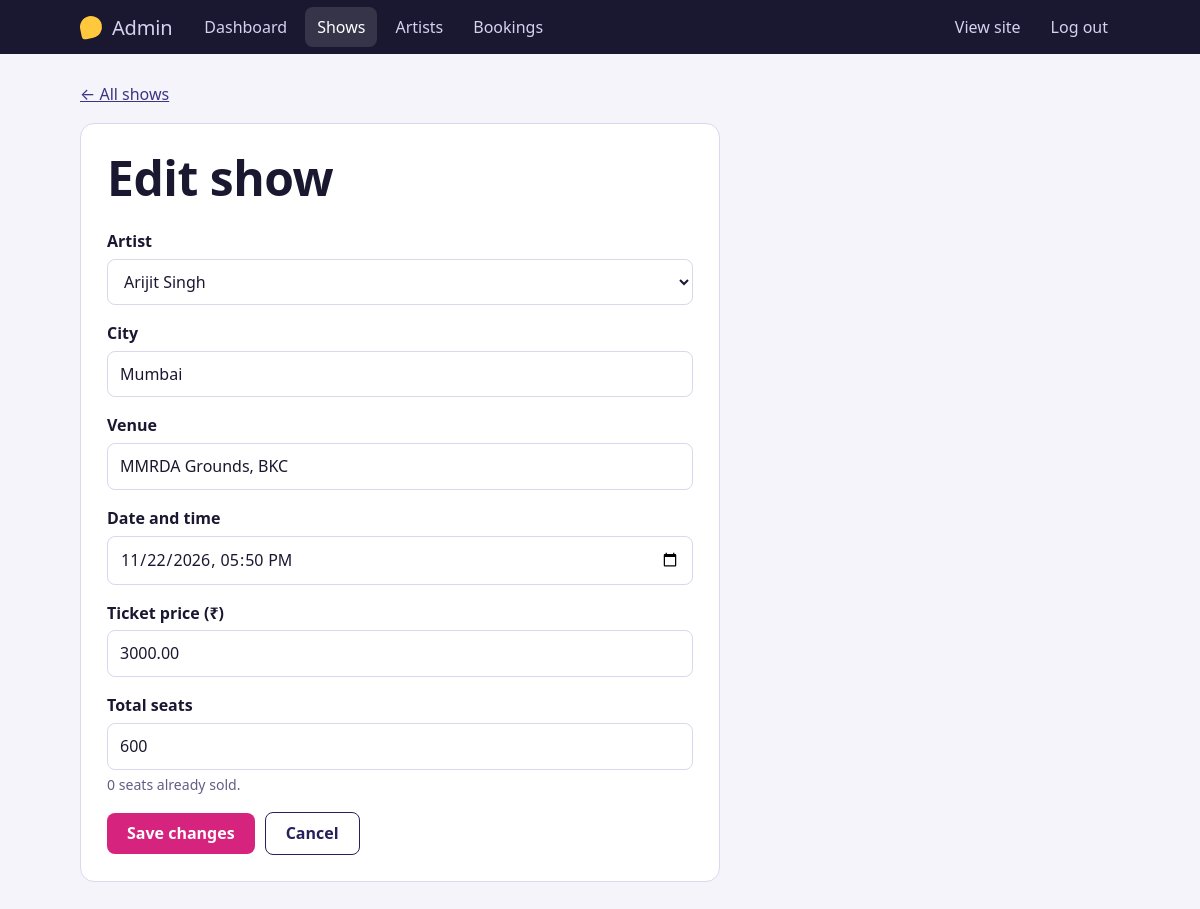
The app's page /admin/show_form.php?id=2 (signed in) with its own data.
### tables this page shows
CREATE TABLE shows (
  id          INT UNSIGNED AUTO_INCREMENT PRIMARY KEY,
  artist_id   INT UNSIGNED NOT NULL,
  city        VARCHAR(80)  NOT NULL,
  venue       VARCHAR(150) NOT NULL,
  show_date   DATETIME     NOT NULL,
  price       DECIMAL(10,2) NOT NULL,
  total_seats INT UNSIGNED NOT NULL,
  created_at  TIMESTAMP NOT NULL DEFAULT CURRENT_TIMESTAMP,
  INDEX idx_city (city),
  INDEX idx_date (show_date),
  CONSTRAINT fk_show_artist FOREIGN KEY (artist_id) REFERENCES artists(id) ON DELETE CASCADE
);

CREATE TABLE artists (
  id         INT UNSIGNED AUTO_INCREMENT PRIMARY KEY,
  name       VARCHAR(120) NOT NULL,
  genre      VARCHAR(60)  NOT NULL DEFAULT '',
  bio        TEXT NULL,
  created_at TIMESTAMP NOT NULL DEFAULT CURRENT_TIMESTAMP
);

### includes/functions.php (called while the page is built, shortened)
<?php
require_once __DIR__ . '/db.php';
function e($v): string { return htmlspecialchars((string)$v, ENT_QUOTES, 'UTF-8'); }
function url(string $path = ''): string { return BASE_URL . '/' . ltrim($path, '/'); }
function flashes(): array { $f = $_SESSION['flash'] ?? []; unset($_SESSION['flash']); return $f; }
function seats_sold(array $show): int { return (int)$show['total_seats'] - (int)$show['seats_remaining']; }

### includes/db.php (called while the page is built, shortened)
<?php
try {
    $db = new mysqli(DB_HOST, DB_USER, DB_PASS, DB_NAME, DB_PORT);
    $db->set_charset('utf8mb4');
} catch (mysqli_sql_exception $e) {
    http_response_code(500);
    die('<h2>Database connection failed</h2><p>Make sure MySQL is running in the XAMPP Control Panel, '
      . 'the database <code>' . htmlspecialchars(DB_NAME) . '</code> has been imported '
      . '(database/concert_ticket_db.sql), and the settings in <code>config/config.php</code> are correct.</p>');
}
function db_all(string $sql, string $types = '', array $params = []): array {
    global $db;
    $st = $db->prepare($sql);
    if ($types !== '') $st->bind_param($types, ...$params);
    $st->execute();
    $res = $st->get_result();
    $rows = $res ? $res->fetch_all(MYSQLI_ASSOC) : [];
    return $rows;
}
function db_one(string $sql, string $types = '', array $params = []): ?array {
    $rows = db_all($sql, $types, $params);
    return $rows[0] ?? null;
}

### admin/show_form.php (the view, shortened to what this page needs)
<?php
require_once __DIR__ . '/../includes/functions.php';
$id = (int)($_GET['id'] ?? $_POST['id'] ?? 0);
$editing = $id > 0;
$show = $editing ? db_one(SHOW_SELECT . 'WHERE s.id = ?', 'i', [$id]) : null;
$artists = db_all('SELECT id, name FROM artists ORDER BY name');
require __DIR__ . '/../includes/admin_header.php';
?>
<p><a href="<?= e(url('admin/shows.php')) ?>">&larr; All shows</a></p>
<div class="form-card wide">
  <h1><?= $editing ? 'Edit show' : 'Add a show' ?></h1>
  <form method="post">
    <div class="field"><label for="artist_id">Artist</label>
      <select id="artist_id" name="artist_id" required>
        <?php foreach ($artists as $a): ?><option value="<?= (int)$a['id'] ?>" <?= (string)$a['id'] === (string)$f['artist_id'] ? 'selected' : '' ?>><?= e($a['name']) ?></option><?php endforeach; ?>
      </select></div>
    <div class="field"><label for="city">City</label><input type="text" id="city" name="city" value="<?= e($f['city']) ?>" required maxlength="80"></div>
    <div class="field"><label for="venue">Venue</label><input type="text" id="venue" name="venue" value="<?= e($f['venue']) ?>" required maxlength="150"></div>
    <div class="field"><label for="show_date">Date and time</label><input type="datetime-local" id="show_date" name="show_date" value="<?= e($f['show_date']) ?>" required></div>
    <div class="field"><label for="price">Ticket price (₹)</label><input type="number" id="price" name="price" value="<?= e($f['price']) ?>" min="0" step="0.01" required></div>
    <div class="field"><label for="total_seats">Total seats</label><input type="number" id="total_seats" name="total_seats" value="<?= e($f['total_seats']) ?>" min="1" step="1" required>
      <?php if ($editing): ?><span class="hint"><?= e(seats_sold($show)) ?> seats already sold.</span><?php endif; ?></div>
    <div class="form-actions"><button class="btn" type="submit"><?= $editing ? 'Save changes' : 'Add show' ?></button>
      <a class="btn btn-ghost" href="<?= e(url('admin/shows.php')) ?>">Cancel</a></div>
  </form>
</div>
<?php require __DIR__ . '/../includes/admin_footer.php'; ?>

### assets/css/style.css (style rules this page uses)
:root { --indigo:#25215A; --indigo-2:#3A3585; --magenta:#D6247E; --magenta-d:#B01C66; --sun:#FFC83D; --paper:#F5F4FB; --card:#FFFFFF; --ink:#1A1830; --muted:#625F85; --line:#DAD7EE; --ok:#14804A; --err:#B3261E; --display:"Franklin Gothic Medium","Arial Narrow","Segoe UI",Arial,sans-serif; --body:"Segoe UI",system-ui,-apple-system,Roboto,Arial,sans-serif; }
* { box-sizing:border-box }
html { -webkit-text-size-adjust:100% }
body { margin:0;font-family:var(--body);color:var(--ink);background:var(--paper);line-height:1.55;font-size:16px }
a { color:var(--indigo-2) }
h1,h2,h3 { font-family:var(--display);font-weight:700;letter-spacing:-.01em;line-height:1.15;margin:0 0 .5em }
h1 { font-size:clamp(2rem,5vw,3rem) }
p { margin:0 0 1em }
.btn { display:inline-block;background:var(--magenta);color:#fff;border:0;border-radius:8px;padding:11px 20px;font:inherit;font-weight:600;text-decoration:none;cursor:pointer;line-height:1.2 }
.btn-ghost { background:transparent;border:1px solid currentColor;color:inherit }
.btn-ghost:not(.site-header .btn-ghost) { color:var(--indigo) }
.field { margin-bottom:16px }
.field label { display:block;font-weight:600;margin-bottom:5px }
.field .hint { display:block;font-size:.88rem;color:var(--muted);margin-top:4px }
input[type=text],input[type=email],input[type=password],input[type=number],input[type=datetime-local],select,textarea { width:100%;max-width:100%;padding:10px 12px;font:inherit;color:var(--ink);background:#fff;border:1.5px solid var(--line);border-radius:8px }
.form-card { background:var(--card);border:1px solid var(--line);border-radius:14px;padding:26px;max-width:480px }
.form-card.wide { max-width:640px }
.form-actions { display:flex;gap:10px;align-items:center;flex-wrap:wrap;margin-top:6px }

### records on screen
shows: artist_id "Arijit Singh", city "Mumbai", venue "MMRDA Grounds, BKC", price "3000.00", total_seats "600"

### other values on screen
$label "Dashboard Shows Artists Bookings"
seats_sold($show) "0"
